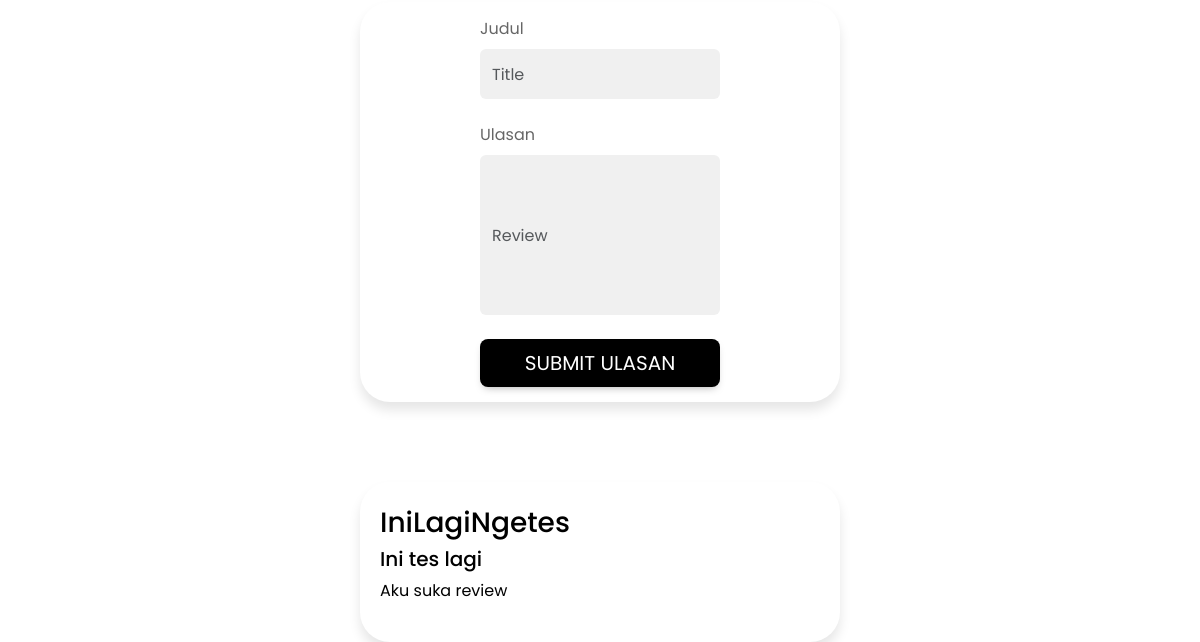
Page //book-detail/13765 (lower part) on the earlier database version.
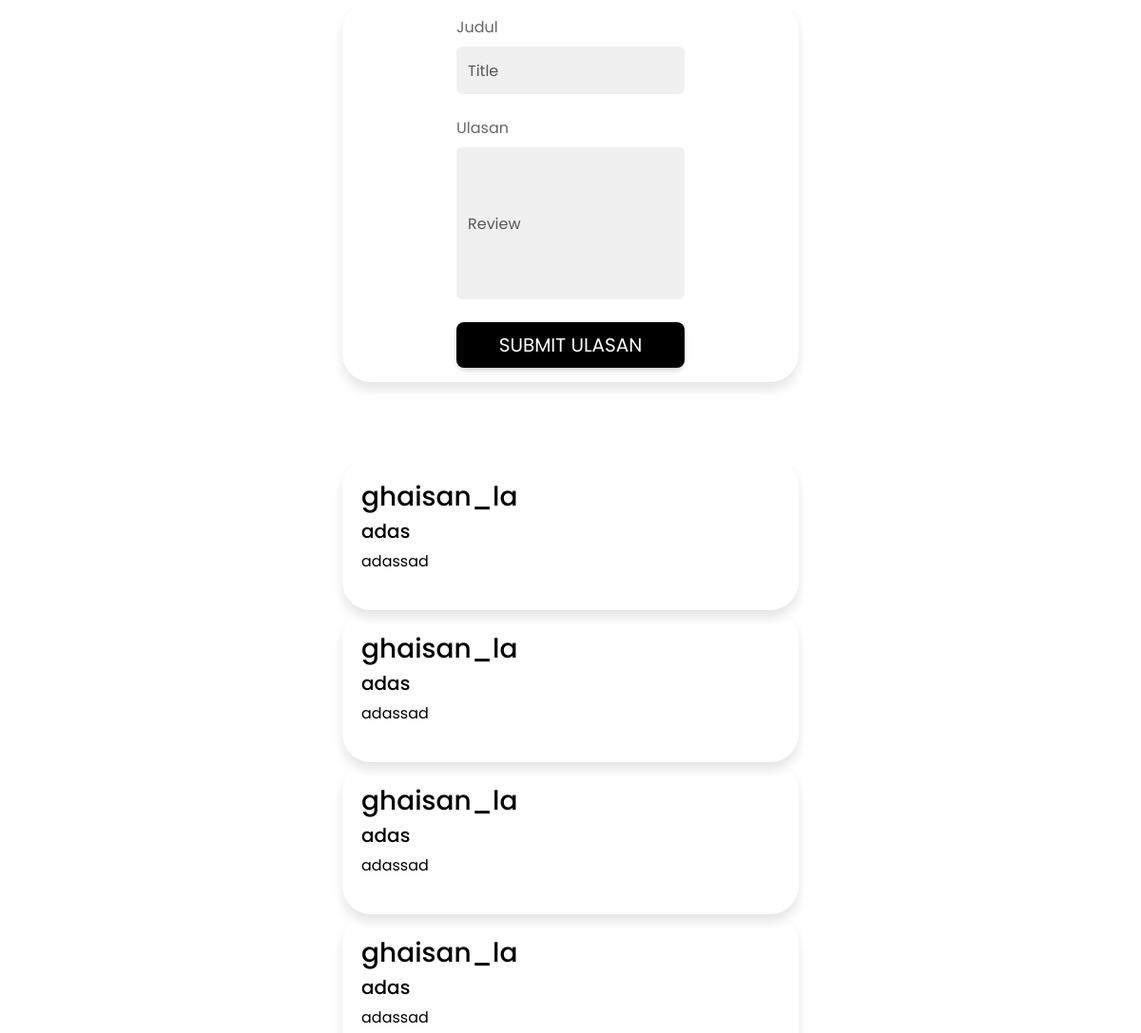
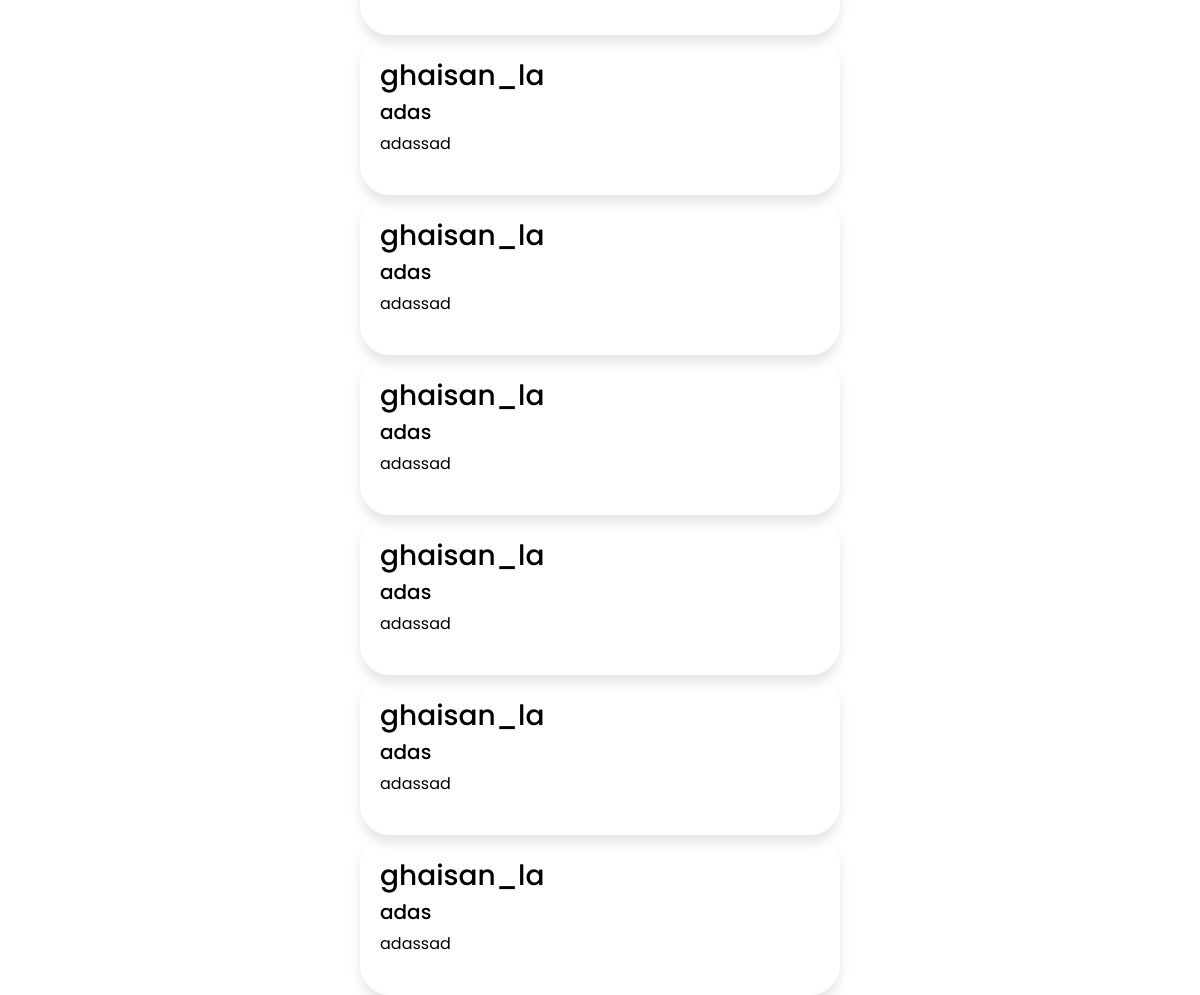
Same page on the later database version (2 pictures, top to bottom).
### admin_section/models.py (models this page shows)
class Review(models.Model):
    user = models.ForeignKey(
        User, related_name='reviewed', on_delete=models.CASCADE, default=None)
    book = models.ForeignKey(
        Book, related_name='reviewed', on_delete=models.CASCADE, default=None)
    review = models.TextField(null=True, blank=True, default=None)
    title = models.TextField(null=True, blank=True, default=None)

### book_details/views.py (the view)
# urls.py: path('book-detail/<int:key>', show_book_detail, name='show_book_detail'),
def show_book_detail(request, key):
    user = request.user
    book = Book.objects.get(pk=key)
    form = ReviewForm()
    reviews = Review.objects.all().filter(book=book)
    b = None
    bookmarks = []
    if request.user.is_authenticated:
        b = request.user.bookmarked.select_related('book')
        for markbuku in b:
            bookmarks.append(markbuku.book)
    context = {
        'book': book,
        'form': form,
        'reviews': reviews,
        'bookmarks' : bookmarks,
    }
    return render(request, "book_details.html", context)

### book_details/forms.py
class ReviewForm(forms.Form):
    title = forms.CharField(
        widget=forms.TextInput(
            attrs={'id': 'title', 'class': 'form-control active', 'type': 'text', 'placeholder': 'Title', 'style': 'height:50px;'})
    )
    review = forms.CharField(
        widget=forms.TextInput(
            attrs={'id': 'review_input', 'class': 'form-control active', 'placeholder': 'Review'})
    )

### book_details/templates/book_details.html (shortened to what this page needs)
{% extends 'base.html' %} {% load static %} {% block content %}
{% if not user.is_staff %}
<div class="review-container">
  <div class="review-form-container">
    <form method="POST" id="form" onsubmit="return false;">
      <div class="form-outline mb-4">
        <label class="form-label" for="title">Judul</label>
        {{ form.title }}
      </div>
      <div class="form-outline mb-4">
        <label class="form-label" for="review">Ulasan</label>
        {{ form.review }}
      </div>
    </form>
    <button
      id="add-review"
      type="submit"
      value="review"
      name="submit"
      class="btn btn-custom btn-lg btn-block"
    >
      Submit Ulasan
    </button>
  </div>
</div>
{% endif %}
<div class="review-from-users" id="all-reviews">
  {% for review in reviews %}
  <div class="single-user-review">
    <h3>{{ review.user.username }}</h3>
    <h5>{{review.title}}</h5>
    <div class="review-texts">
      <p>{{ review.review }}</p>
    </div>
  </div>
  {% endfor %}
</div>
{% endblock content %}

Differences in the rows shown:
removed Review: user.username "IniLagiNgetes", title "Ini tes lagi", review "Aku suka review"
now on this page (row edited): Review: user.username "ghaisan_la", title "adas", review "adassad"
now on this page (row edited): Review: user.username "ghaisan_la", title "adas", review "adassad"
added Review: user.username "ghaisan_la", title "adas", review "adassad"
added Review: user.username "ghaisan_la", title "adas", review "adassad"
added Review: user.username "ghaisan_la", title "adas", review "adassad"
added Review: user.username "ghaisan_la", title "adas", review "adassad"
added Review: user.username "ghaisan_la", title "adas", review "adassad"
added Review: user.username "ghaisan_la", title "adas", review "adassad"
added Review: user.username "ghaisan_la", title "adas", review "adassad"
added Review: user.username "ghaisan_la", title "adas", review "adassad"
